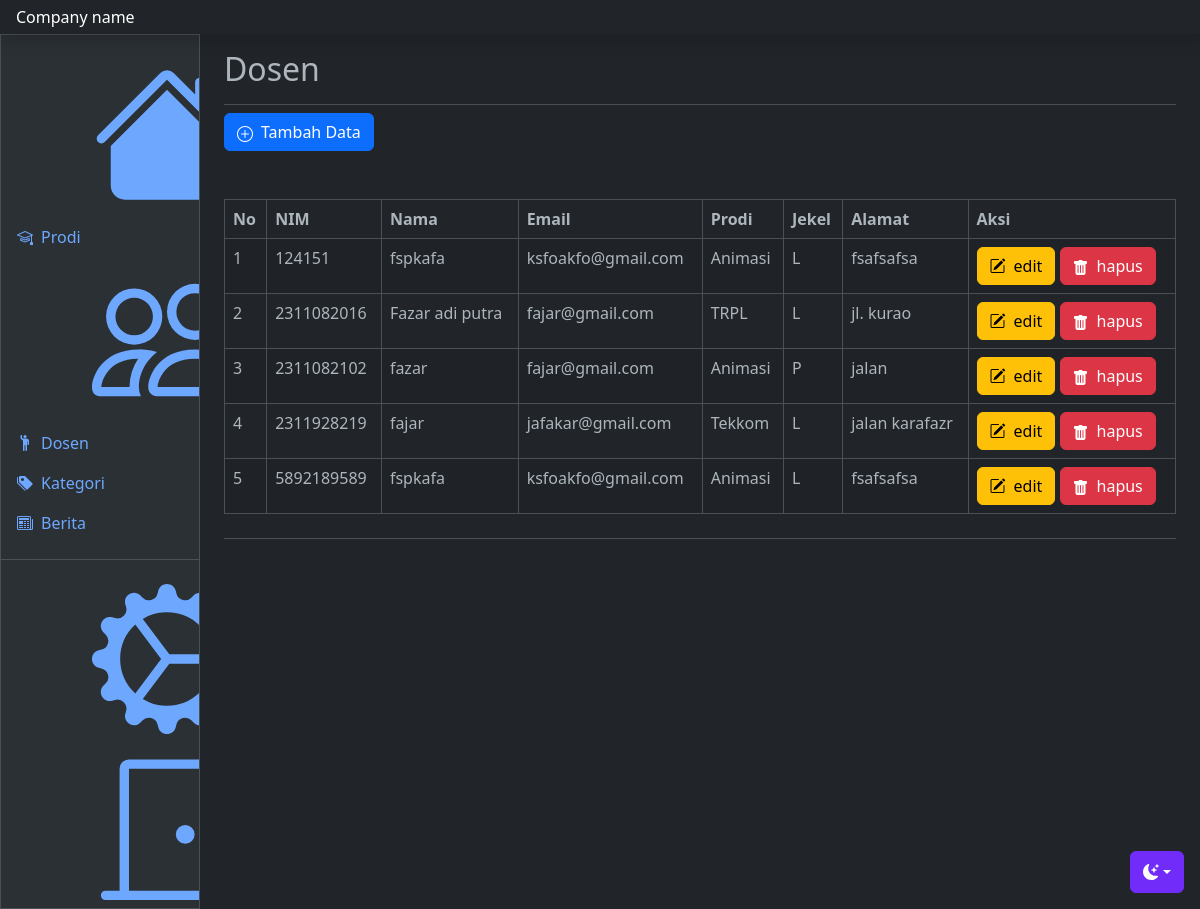
Page /admin/index.php?p=dosen (signed in) on the committed database.
### tables this page shows
CREATE TABLE `mahasiswa` (
  `nim` varchar(10) NOT NULL,
  `nama` varchar(50) NOT NULL,
  `tgl_lahir` date NOT NULL,
  `jk` enum('L','P') NOT NULL,
  `email` varchar(50) NOT NULL,
  `alamat` varchar(100) NOT NULL,
  `prodi_id` int(11) NOT NULL,
  `hobi` varchar(50) NOT NULL
);

CREATE TABLE `prodi` (
  `id` int(11) NOT NULL,
  `nama_prodi` varchar(50) NOT NULL,
  `jenjang_studi` char(2) NOT NULL,
  `keterangan` varchar(100) NOT NULL
);

### admin/dosen.php (the view, shortened to what this page needs)
<?php
    include '../koneksi.php';
    $aksi = isset($_GET['aksi']) ? $_GET['aksi'] : 'list';
    switch ($aksi) {
        case 'list':
?>
        <h1 class="h2 border-bottom pb-3">Dosen</h1>
        <a href="?p=mhs&aksi=input" class="btn btn-primary mb-5"><i class="bi bi-plus-circle me-2"></i>Tambah Data</a>
        <table id="example" class="table table-bordered table-striped">
            <thead>
                <tr>
                    <th>No</th>
                    <th>NIM</th>
                    <th>Nama</th>
                    <th>Email</th>
                    <th>Prodi</th>
                    <th>Jekel</th>
                    <th>Alamat</th>
                    <th>Aksi</th>
                </tr>
            </thead>
            <tbody>
                <?php
                $getData = mysqli_query($db,"SELECT * FROM mahasiswa JOIN prodi ON mahasiswa.prodi_id = prodi.id");
                $no = 1;
                while($arrData = mysqli_fetch_array($getData)){
                    ?>
            <tr>
                <td><?= $no ?></td>
                <td><?= $arrData['nim'] ?></td>
                <td><?= $arrData['nama'] ?></td>
                <td><?= $arrData['email'] ?></td>
                <td><?= $arrData['nama_prodi'] ?></td>
                <td><?= $arrData['jk'] ?></td>
                <td><?= $arrData['alamat'] ?></td>
                <td>
                    <a href="?p=mhs&aksi=edit&nim=<?= $arrData['nim'] ?>" class="btn btn-warning"><bi class="bi-pencil-square me-2"></bi>edit</a>
                    <a href="proses_mahasiswa.php?proses=delete&nim=<?= $arrData['nim'] ?>" class="btn btn-danger"  onclick="return confirm('yakin ingin menghapus data?')"><i class="bi bi-trash-fill me-2"></i>hapus</a>
                </td>
            </tr>
            <?php
            $no++;
        }
        ?>
        </tbody>
    </table>
<?php
            break;
?>
<?php
    }
?>

### admin/index.php (style rules this page uses)
.bi { vertical-align: -.125em; fill: currentColor; }

### rows in the picture
mahasiswa: nim "124151", nama "fspkafa", email "ksfoakfo@gmail.com", prodi.nama_prodi "Animasi", jk "L", alamat "fsafsafsa"
mahasiswa: nim "2311082016", nama "Fazar adi putra", email "fajar@gmail.com", prodi.nama_prodi "TRPL", jk "L", alamat "jl. kurao"
mahasiswa: nim "2311082102", nama "fazar", email "fajar@gmail.com", prodi.nama_prodi "Animasi", jk "P", alamat "jalan"
mahasiswa: nim "2311928219", nama "fajar", email "jafakar@gmail.com", prodi.nama_prodi "Tekkom", jk "L", alamat "jalan karafazr"
mahasiswa: nim "5892189589", nama "fspkafa", email "ksfoakfo@gmail.com", prodi.nama_prodi "Animasi", jk "L", alamat "fsafsafsa"
